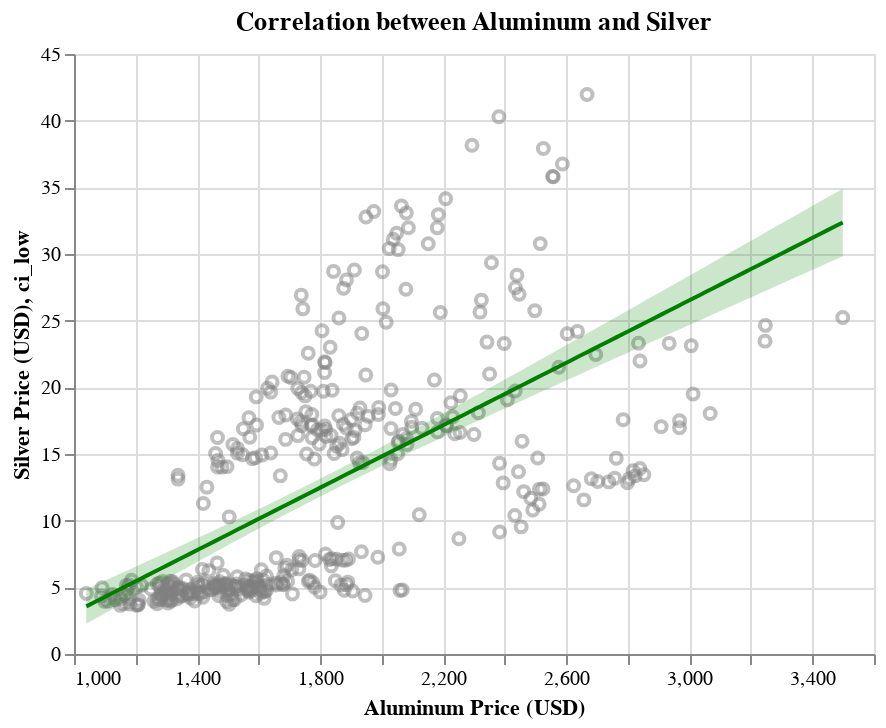

Notebook source saved alongside this figure:
### Code cell
# Display the charts
alum_chart + alum_reg

### Figure 1 — Vega-Lite specification as saved in the notebook (floating-point values rounded to 4 significant figures; data arrays with more than 128 entries replaced by an {"elided": "..."} marker saying what was removed)
{"config": {"view": {"continuousWidth": 400, "continuousHeight": 300}}, "layer": [{"data": {"name": "data-2b93f7c314d99252cf6aa61acd5f3322"}, "mark": {"type": "point", "color": "grey", "opacity": 0.5}, "encoding": {"x": {"field": "Aluminum", "scale": {"zero": false}, "title": "Aluminum Price (USD)", "type": "quantitative"}, "y": {"field": "Silver", "scale": {"zero": false}, "title": "Silver Price (USD)", "type": "quantitative"}}, "title": "Correlation between Aluminum and Silver"}, {"layer": [{"mark": {"type": "errorband", "color": "green", "opacity": 0.2}, "encoding": {"x": {"field": "Aluminum", "type": "quantitative"}, "y": {"field": "ci_low", "type": "quantitative"}, "y2": {"field": "ci_high"}}}, {"mark": {"type": "line", "color": "green"}, "encoding": {"x": {"field": "Aluminum", "type": "quantitative"}, "y": {"field": "Silver", "type": "quantitative"}}}], "data": {"name": "data-fead08b53dfd0587b2f852dc9cac353f"}}], "$schema": "https://vega.github.io/schema/vega-lite/v4.17.0.json", "datasets": {"data-2b93f7c314d99252cf6aa61acd5f3322": {"elided": "396 records"}, "data-fead08b53dfd0587b2f852dc9cac353f": [{"Aluminum": 1040.0, "Silver": 3.574, "ci_low": 2.277, "ci_high": 4.87}, {"Aluminum": 1065.0, "Silver": 3.861, "ci_low": 2.595, "ci_high": 5.128}, {"Aluminum": 1089.0, "Silver": 4.149, "ci_low": 2.913, "ci_high": 5.386}, {"Aluminum": 1114.0, "Silver": 4.437, "ci_low": 3.231, "ci_high": 5.644}, {"Aluminum": 1138.0, "Silver": 4.725, "ci_low": 3.548, "ci_high": 5.902}, {"Aluminum": 1163.0, "Silver": 5.013, "ci_low": 3.865, "ci_high": 6.161}, {"Aluminum": 1188.0, "Silver": 5.301, "ci_low": 4.182, "ci_high": 6.42}, {"Aluminum": 1212.0, "Silver": 5.589, "ci_low": 4.498, "ci_high": 6.68}, {"Aluminum": 1237.0, "Silver": 5.877, "ci_low": 4.814, "ci_high": 6.94}, {"Aluminum": 1261.0, "Silver": 6.165, "ci_low": 5.129, "ci_high": 7.201}, {"Aluminum": 1286.0, "Silver": 6.453, "ci_low": 5.444, "ci_high": 7.462}, {"Aluminum": 1310.0, "Silver": 6.741, "ci_low": 5.758, "ci_high": 7.723}, {"Aluminum": 1335.0, "Silver": 7.029, "ci_low": 6.071, "ci_high": 7.986}, {"Aluminum": 1360.0, "Silver": 7.316, "ci_low": 6.384, "ci_high": 8.249}, {"Aluminum": 1384.0, "Silver": 7.604, "ci_low": 6.696, "ci_high": 8.512}, {"Aluminum": 1409.0, "Silver": 7.892, "ci_low": 7.008, "ci_high": 8.777}, {"Aluminum": 1433.0, "Silver": 8.18, "ci_low": 7.319, "ci_high": 9.042}, {"Aluminum": 1458.0, "Silver": 8.468, "ci_low": 7.628, "ci_high": 9.308}, {"Aluminum": 1483.0, "Silver": 8.756, "ci_low": 7.937, "ci_high": 9.575}, {"Aluminum": 1507.0, "Silver": 9.044, "ci_low": 8.245, "ci_high": 9.843}, {"Aluminum": 1532.0, "Silver": 9.332, "ci_low": 8.552, "ci_high": 10.11}, {"Aluminum": 1556.0, "Silver": 9.62, "ci_low": 8.857, "ci_high": 10.38}, {"Aluminum": 1581.0, "Silver": 9.908, "ci_low": 9.161, "ci_high": 10.65}, {"Aluminum": 1605.0, "Silver": 10.2, "ci_low": 9.464, "ci_high": 10.93}, {"Aluminum": 1630.0, "Silver": 10.48, "ci_low": 9.765, "ci_high": 11.2}, {"Aluminum": 1655.0, "Silver": 10.77, "ci_low": 10.07, "ci_high": 11.48}, {"Aluminum": 1679.0, "Silver": 11.06, "ci_low": 10.36, "ci_high": 11.76}, {"Aluminum": 1704.0, "Silver": 11.35, "ci_low": 10.66, "ci_high": 12.03}, {"Aluminum": 1728.0, "Silver": 11.64, "ci_low": 10.95, "ci_high": 12.32}, {"Aluminum": 1753.0, "Silver": 11.92, "ci_low": 11.25, "ci_high": 12.6}, {"Aluminum": 1778.0, "Silver": 12.21, "ci_low": 11.54, "ci_high": 12.88}, {"Aluminum": 1802.0, "Silver": 12.5, "ci_low": 11.83, "ci_high": 13.17}, {"Aluminum": 1827.0, "Silver": 12.79, "ci_low": 12.12, "ci_high": 13.46}, {"Aluminum": 1851.0, "Silver": 13.07, "ci_low": 12.4, "ci_high": 13.75}, {"Aluminum": 1876.0, "Silver": 13.36, "ci_low": 12.68, "ci_high": 14.04}, {"Aluminum": 1900.0, "Silver": 13.65, "ci_low": 12.97, "ci_high": 14.33}, {"Aluminum": 1925.0, "Silver": 13.94, "ci_low": 13.25, "ci_high": 14.63}, {"Aluminum": 1950.0, "Silver": 14.23, "ci_low": 13.52, "ci_high": 14.93}, {"Aluminum": 1974.0, "Silver": 14.51, "ci_low": 13.8, "ci_high": 15.23}, {"Aluminum": 1999.0, "Silver": 14.8, "ci_low": 14.08, "ci_high": 15.53}, {"Aluminum": 2023.0, "Silver": 15.09, "ci_low": 14.35, "ci_high": 15.83}, {"Aluminum": 2048.0, "Silver": 15.38, "ci_low": 14.62, "ci_high": 16.13}, {"Aluminum": 2073.0, "Silver": 15.67, "ci_low": 14.89, "ci_high": 16.44}, {"Aluminum": 2097.0, "Silver": 15.95, "ci_low": 15.16, "ci_high": 16.74}, {"Aluminum": 2122.0, "Silver": 16.24, "ci_low": 15.43, "ci_high": 17.05}, {"Aluminum": 2146.0, "Silver": 16.53, "ci_low": 15.7, "ci_high": 17.36}, {"Aluminum": 2171.0, "Silver": 16.82, "ci_low": 15.97, "ci_high": 17.67}, {"Aluminum": 2195.0, "Silver": 17.11, "ci_low": 16.23, "ci_high": 17.98}, {"Aluminum": 2220.0, "Silver": 17.39, "ci_low": 16.5, "ci_high": 18.29}, {"Aluminum": 2245.0, "Silver": 17.68, "ci_low": 16.76, "ci_high": 18.6}, {"Aluminum": 2269.0, "Silver": 17.97, "ci_low": 17.02, "ci_high": 18.92}, {"Aluminum": 2294.0, "Silver": 18.26, "ci_low": 17.28, "ci_high": 19.23}, {"Aluminum": 2318.0, "Silver": 18.54, "ci_low": 17.55, "ci_high": 19.54}, {"Aluminum": 2343.0, "Silver": 18.83, "ci_low": 17.81, "ci_high": 19.86}, {"Aluminum": 2368.0, "Silver": 19.12, "ci_low": 18.07, "ci_high": 20.17}, {"Aluminum": 2392.0, "Silver": 19.41, "ci_low": 18.33, "ci_high": 20.49}, {"Aluminum": 2417.0, "Silver": 19.7, "ci_low": 18.59, "ci_high": 20.8}, {"Aluminum": 2441.0, "Silver": 19.98, "ci_low": 18.85, "ci_high": 21.12}, {"Aluminum": 2466.0, "Silver": 20.27, "ci_low": 19.11, "ci_high": 21.44}, {"Aluminum": 2490.0, "Silver": 20.56, "ci_low": 19.37, "ci_high": 21.75}, {"Aluminum": 2515.0, "Silver": 20.85, "ci_low": 19.62, "ci_high": 22.07}, {"Aluminum": 2540.0, "Silver": 21.14, "ci_low": 19.88, "ci_high": 22.39}, {"Aluminum": 2564.0, "Silver": 21.42, "ci_low": 20.14, "ci_high": 22.71}, {"Aluminum": 2589.0, "Silver": 21.71, "ci_low": 20.4, "ci_high": 23.03}, {"Aluminum": 2613.0, "Silver": 22.0, "ci_low": 20.65, "ci_high": 23.34}, {"Aluminum": 2638.0, "Silver": 22.29, "ci_low": 20.91, "ci_high": 23.66}, {"Aluminum": 2663.0, "Silver": 22.58, "ci_low": 21.17, "ci_high": 23.98}, {"Aluminum": 2687.0, "Silver": 22.86, "ci_low": 21.43, "ci_high": 24.3}, {"Aluminum": 2712.0, "Silver": 23.15, "ci_low": 21.68, "ci_high": 24.62}, {"Aluminum": 2736.0, "Silver": 23.44, "ci_low": 21.94, "ci_high": 24.94}, {"Aluminum": 2761.0, "Silver": 23.73, "ci_low": 22.19, "ci_high": 25.26}, {"Aluminum": 2785.0, "Silver": 24.02, "ci_low": 22.45, "ci_high": 25.58}, {"Aluminum": 2810.0, "Silver": 24.3, "ci_low": 22.71, "ci_high": 25.9}, {"Aluminum": 2835.0, "Silver": 24.59, "ci_low": 22.96, "ci_high": 26.22}, {"Aluminum": 2859.0, "Silver": 24.88, "ci_low": 23.22, "ci_high": 26.54}, {"Aluminum": 2884.0, "Silver": 25.17, "ci_low": 23.47, "ci_high": 26.86}, {"Aluminum": 2908.0, "Silver": 25.45, "ci_low": 23.73, "ci_high": 27.18}, {"Aluminum": 2933.0, "Silver": 25.74, "ci_low": 23.98, "ci_high": 27.5}, {"Aluminum": 2958.0, "Silver": 26.03, "ci_low": 24.24, "ci_high": 27.82}, {"Aluminum": 2982.0, "Silver": 26.32, "ci_low": 24.49, "ci_high": 28.15}, {"Aluminum": 3007.0, "Silver": 26.61, "ci_low": 24.75, "ci_high": 28.47}, {"Aluminum": 3031.0, "Silver": 26.89, "ci_low": 25.0, "ci_high": 28.79}, {"Aluminum": 3056.0, "Silver": 27.18, "ci_low": 25.26, "ci_high": 29.11}, {"Aluminum": 3080.0, "Silver": 27.47, "ci_low": 25.51, "ci_high": 29.43}, {"Aluminum": 3105.0, "Silver": 27.76, "ci_low": 25.76, "ci_high": 29.75}, {"Aluminum": 3130.0, "Silver": 28.05, "ci_low": 26.02, "ci_high": 30.07}, {"Aluminum": 3154.0, "Silver": 28.33, "ci_low": 26.27, "ci_high": 30.39}, {"Aluminum": 3179.0, "Silver": 28.62, "ci_low": 26.53, "ci_high": 30.72}, {"Aluminum": 3203.0, "Silver": 28.91, "ci_low": 26.78, "ci_high": 31.04}, {"Aluminum": 3228.0, "Silver": 29.2, "ci_low": 27.04, "ci_high": 31.36}, {"Aluminum": 3253.0, "Silver": 29.49, "ci_low": 27.29, "ci_high": 31.68}, {"Aluminum": 3277.0, "Silver": 29.77, "ci_low": 27.54, "ci_high": 32.0}, {"Aluminum": 3302.0, "Silver": 30.06, "ci_low": 27.8, "ci_high": 32.32}, {"Aluminum": 3326.0, "Silver": 30.35, "ci_low": 28.05, "ci_high": 32.65}, {"Aluminum": 3351.0, "Silver": 30.64, "ci_low": 28.31, "ci_high": 32.97}, {"Aluminum": 3375.0, "Silver": 30.93, "ci_low": 28.56, "ci_high": 33.29}, {"Aluminum": 3400.0, "Silver": 31.21, "ci_low": 28.81, "ci_high": 33.61}, {"Aluminum": 3425.0, "Silver": 31.5, "ci_low": 29.07, "ci_high": 33.93}, {"Aluminum": 3449.0, "Silver": 31.79, "ci_low": 29.32, "ci_high": 34.26}, {"Aluminum": 3474.0, "Silver": 32.08, "ci_low": 29.57, "ci_high": 34.58}, {"Aluminum": 3498.0, "Silver": 32.36, "ci_low": 29.83, "ci_high": 34.9}]}}
